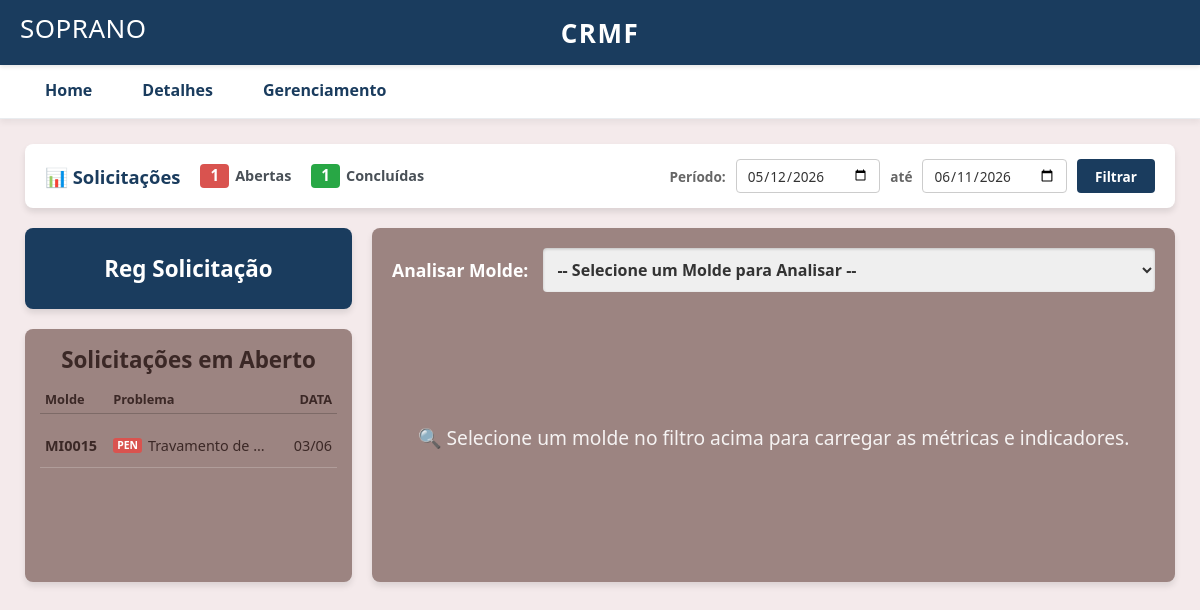
The app's page /, older data.
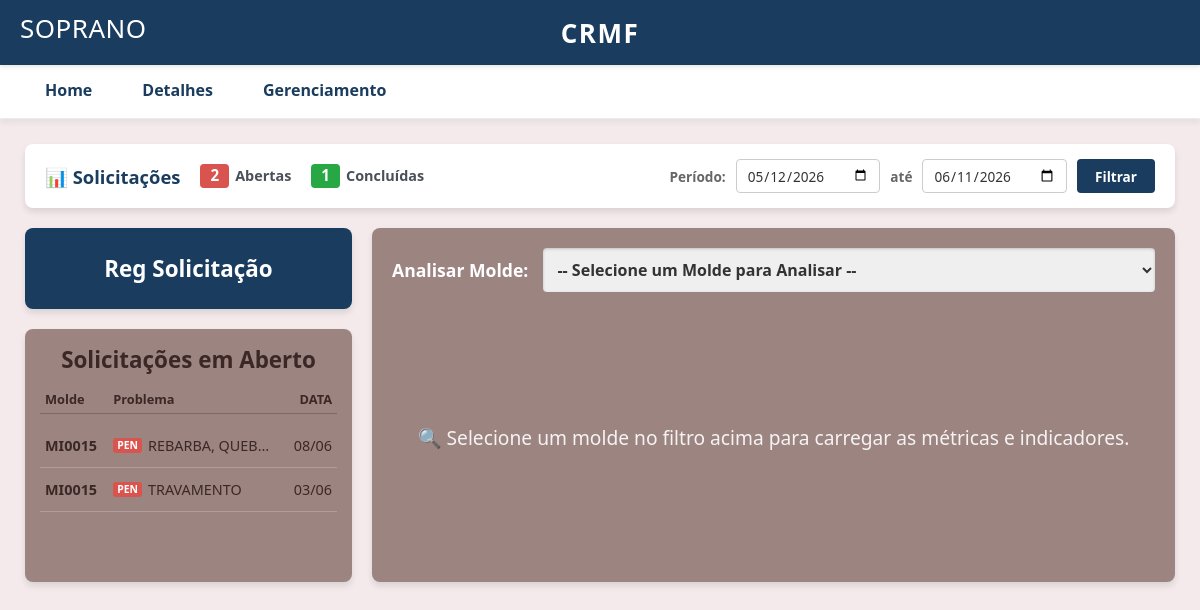
The same page, newer data.
### app_ferramentaria/models.py (models this page shows)
class SolicitacaoManutencao(models.Model):
    molde = models.ForeignKey(Molde, on_delete=models.DO_NOTHING, db_column='id_molde')
    maquina = models.ForeignKey(Maquina, on_delete=models.DO_NOTHING, db_column='id_maquina')
    operador = models.ForeignKey(Colaborador, on_delete=models.DO_NOTHING, db_column='id_operador', related_name='abertas_por')
    responsavel = models.ForeignKey(Colaborador, on_delete=models.DO_NOTHING, db_column='id_responsavel', null=True, related_name='resolvidas_por')
    ordem_producao = models.CharField(max_length=50, db_column='ordem_producao')
    parecer_producao = models.TextField(db_column='parecer_producao')
    parecer_ferramentaria = models.TextField(db_column='parecer_ferramentaria', null=True)
    status = models.CharField(max_length=20, db_column='status', default='Aberto')
    data_op = models.DateTimeField(db_column='data_op', null=True)
    data_abertura = models.DateTimeField(db_column='data_abertura', default=timezone.now)
    data_fechamento = models.DateTimeField(db_column='data_fechamento', null=True)
    ultima_alteracao = models.DateTimeField(db_column='ultima_alteracao', auto_now=True)
    problemas = models.ManyToManyField(Problema, through='SolicitacaoProblema')
    acoes = models.ManyToManyField(AcaoManutencao, through='SolicitacaoAcao')
    class Meta:
        managed = False
        db_table = 'solicitacoes_manutencao'

class Molde(models.Model):
    molde_nome = models.CharField(max_length=100, db_column='molde_nome')
    endereco_molde = models.CharField(max_length=50, db_column='endereco_molde')
    status = models.CharField(max_length=20, db_column='status')
    class Meta:
        managed = False # Informa ao Django: "Não crie esta tabela, ela já existe"
        db_table = 'moldes' # Nome exato da tabela no SQLite

class Problema(models.Model):
    problema = models.CharField(max_length=100, db_column='problema')
    descricao = models.CharField(max_length=200, db_column='descricao')
    class Meta:
        managed = False
        db_table = 'problemas'

### app_ferramentaria/views.py (the view, shortened to what this page needs)
# urls.py: path('', views.dashboard_view, name='dashboard'),
def dashboard_view(request):
    data_fim_padrao = timezone.now()
    data_inicio_padrao = data_fim_padrao - timedelta(days=30)
    data_inicio_str = request.GET.get('data_inicio')
    data_fim_str = request.GET.get('data_fim')
    if data_inicio_str:
        data_inicio = datetime.strptime(data_inicio_str, '%Y-%m-%d')
        data_inicio = timezone.make_aware(data_inicio)
    else:
        data_inicio = data_inicio_padrao
        data_inicio_str = data_inicio.strftime('%Y-%m-%d')
    if data_fim_str:
        data_fim = datetime.strptime(data_fim_str, '%Y-%m-%d')
        data_fim = data_fim.replace(hour=23, minute=59, second=59)
        data_fim = timezone.make_aware(data_fim)
    else:
        data_fim = data_fim_padrao
        data_fim_str = data_fim.strftime('%Y-%m-%d')
    total_abertas_periodo = SolicitacaoManutencao.objects.filter(
        data_abertura__range=[data_inicio, data_fim]
    ).exclude(
    status='Concluído'
    ).count()
    total_fechadas_periodo = SolicitacaoManutencao.objects.filter(
        data_fechamento__range=[data_inicio, data_fim],
        status='Concluído'
    ).count()
    molde_selecionado_id = request.GET.get('molde')
    molde_selecionado = None
    itens_molde = []
    labels_problemas = []
    valores_problemas = []
    pendencias = SolicitacaoManutencao.objects.filter(status__in=['Aberto', 'Em Manutenção']).order_by('-data_abertura')
    context = {
        'pendencias': pendencias,
        'lista_moldes': Molde.objects.filter(status = "Ativo"),
        'moldes': Molde.objects.filter(status = "Ativo"),
        'lista_maquinas': Maquina.objects.filter(status = "Ativo"),
        'lista_operadores': Colaborador.objects.filter(status = "Ativo", funcao__iexact='Operador'),
        'lista_problemas': Problema.objects.all(),
        'lista_acoes_manutencao': AcaoManutencao.objects.all(),
        'lista_ferramenteiros': Colaborador.objects.filter(status='Ativo', funcao__iexact='Ferramenteiro'),
        'molde_selecionado_id': str(molde_selecionado_id) if molde_selecionado_id else None,
        'molde_selecionado': molde_selecionado,
        'itens_molde': itens_molde,
        'labels_problemas': json.dumps(labels_problemas),
        'valores_problemas': json.dumps(valores_problemas),
        'total_abertas_periodo': total_abertas_periodo,
        'total_fechadas_periodo': total_fechadas_periodo,
        'data_inicio_filtro': data_inicio_str,
        'data_fim_filtro': data_fim_str,
    }
    return render(request, 'ferramentaria/dashboard.html', context)

### app_ferramentaria/templates/ferramentaria/dashboard.html (shortened to what the changed rows need)
{% extends 'ferramentaria/base.html' %}
{% block content %}
<div style="background: white; padding: 15px 20px; border-radius: 8px; box-shadow: 0 4px 6px rgba(0,0,0,0.1); width: 100%; box-sizing: border-box; margin-bottom: 20px;">
    <form method="GET" action="" style="display: flex; justify-content: space-between; align-items: center; flex-wrap: wrap; gap: 15px; width: 100%; margin: 0; padding: 0;">
        <div style="display: flex; align-items: center; gap: 20px; flex-wrap: wrap;">
            <div style="display: flex; align-items: center; gap: 6px;">
                <span style="background-color: #d9534f; color: white; padding: 4px 10px; border-radius: 4px; font-weight: bold; font-size: 0.95rem; line-height: 1;">
                    {{ total_abertas_periodo }}
                </span>
                <span style="color: #495057; font-size: 0.9rem; font-weight: 600;">Abertas</span>
            </div>
        </div>
    </form>
</div>
<div class="dash-container" style="display: flex; flex-direction: row-reverse; gap: 20px; width: 100%; align-items: stretch; box-sizing: border-box;">
    <div class="dash-right" style="flex: 3; min-width: 290px; display: flex; flex-direction: column; gap: 20px; box-sizing: border-box;">
        <div class="pendencias-box">
            <ul class="lista-pendencias">
                {% for os in pendencias %}
                <li class="item-pendencia"
                    data-id="{{ os.id }}"
                    data-molde="{{ os.molde.molde_nome }}"
                    data-data="{{ os.data_abertura|date:'d/m/Y H:i' }}"
                    data-maquina="{{ os.maquina.maquina }}"
                    data-operador="{{ os.operador.nome }}"
                    data-op="{{ os.ordem_producao }}"
                    data-dataop="{{ os.data_op|date:'d/m/Y' }}"
                    data-parecer-prod="{{ os.parecer_producao|default:'Nenhum parecer informado.' }}"
                    data-problemas="{% for prob in os.problemas.all %}{{ prob.problema }}{% if not forloop.last %}, {% endif %}{% empty %}Relato textual{% endfor %}"
                    data-status="{{ os.status }}"
                    onclick="abrirModalDetalhes(this)">
                    <span class="col-molde">{{ os.molde.molde_nome }}</span>
                    <span class="col-prob">
                        {% if os.status == 'Em Manutenção' %}
                            <span class="badge-status badge-manutencao">MAN</span>
                        {% else %}
                            <span class="badge-status badge-nova">PEN</span>
                        {% endif %}
                        <span class="col-prob-texto">
                            {% for prob in os.problemas.all %}
                                {{ prob.problema }}{% if not forloop.last %}, {% endif %}
                            {% empty %}
                                Relato textual
                            {% endfor %}
                        </span>
                    </span>
                    <span class="col-data">{{ os.data_abertura|date:"d/m" }}</span>
                </li>
                {% empty %}
                <li class="item-pendencia" style="justify-content: center; color: white; opacity: 0.7;">Nenhuma ordem de serviço em aberto!</li>
                {% endfor %}
            </ul>
        </div>
    </div>
</div>
{% endblock %}

Row changes from the older to the newer data that the page shows:
added SolicitacaoManutencao: molde.molde_nome "MI0015", status "PEN", data_abertura "08/06"
now on this page (row edited): Problema: problema "REBARBA", shown under "MI0015"
now on this page (row edited): Problema: problema "QUEB…", shown under "MI0015"
changed Problema: problema "Travamento de…" → "TRAVAMENTO"
Text that changed along with them:
{{ total_abertas_periodo }}: "1" → "2"
